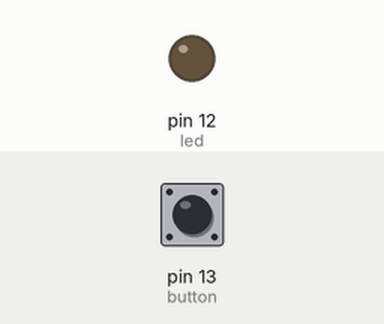
A sketch run on a simulated Arduino Uno, built with avr-gcc and run on an emulated ATmega328P. On the bench: output pins drawn as LEDs (lit = HIGH). Inputs (shaded band) come from the test bench; at power-on: pin 13 (button) HIGH.

Above: at 1.2 s.
1.3 s: pin 13 (button) pulled LOW for 0.15 s
At 1.37 s:
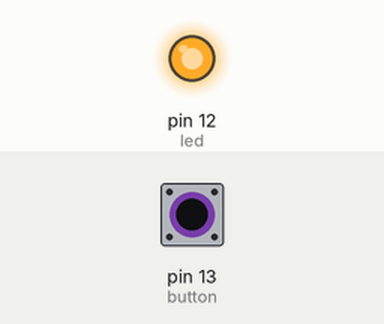
2.9 s: pin 13 (button) pulled LOW for 3.2 s
At 7.3 s:
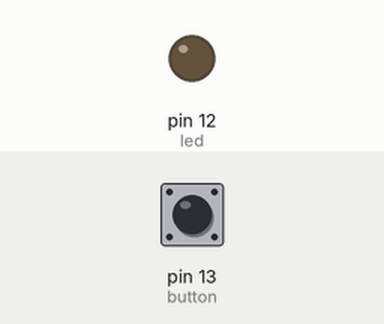
Timing chart, 0 to 8.8 s (numbered marks = the images above; inputs shaded):
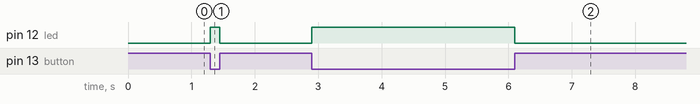

Measured:
- after the input at 1.3 s, pin 12 (led): LOW → HIGH at once, → LOW 0.15 s later
- after the input at 2.9 s, pin 12 (led): LOW → HIGH at once, → LOW 3.2 s later

The sketch:

acet2.ino
```cpp
int button=13;
int led=12;

void setup() {
  // put your setup code here, to run once:
pinMode(button,INPUT);
pinMode(led,OUTPUT);
}

void loop() {
  // put your main code here, to run repeatedly:

int ret=digitalRead(button);
if(ret==LOW){

  digitalWrite(led,HIGH);

  }
else
  digitalWrite(led,LOW);

}
```
